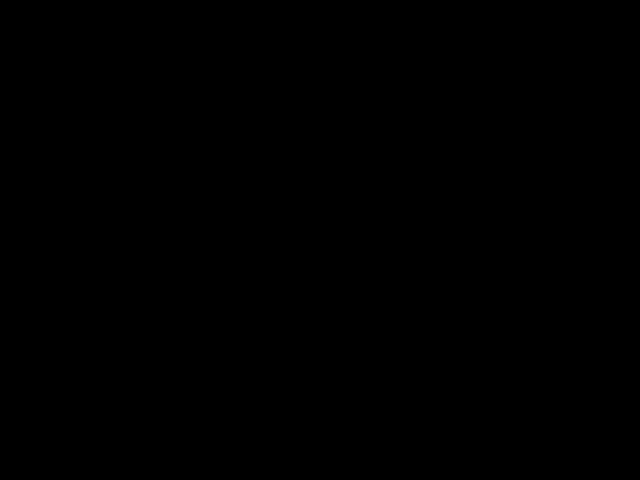
Frame 1 (no input)
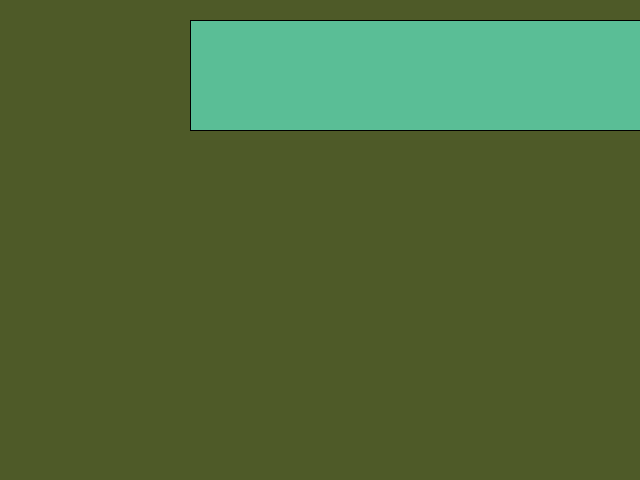
Frame 60 (the mouse pressed at the canvas centre just before this capture)
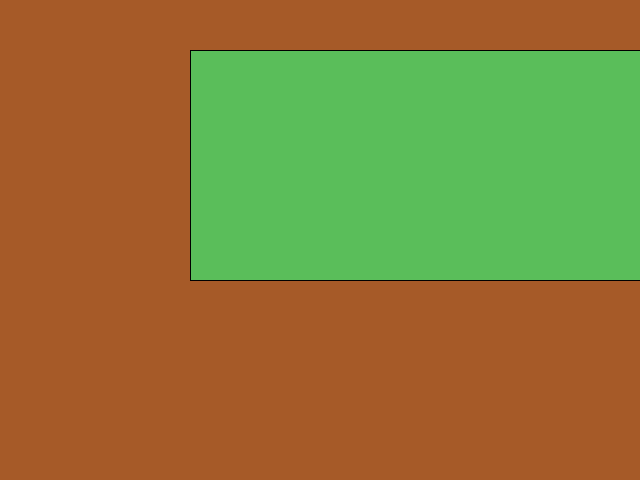
Frame 120 (the mouse held since frame 60 and released just before this capture)

The Processing sketch that drew these frames (run headless with seeded random() and noise(); from frame 60 on, the mouse is pressed at the canvas centre):

// Processing sketch: udktest3
// ── udktest3.pde
int cnt= 0;

void setup() {
  size(640, 480);
}
void draw() {
  background(cnt%256, cnt%100, cnt%50);
  fill(cnt%100, cnt%200, cnt%220);
  rect(cnt%200, cnt%190, cnt%width, cnt%height);
  cnt= cnt+10;
  //println(cnt % 256); //0 and 255
}
